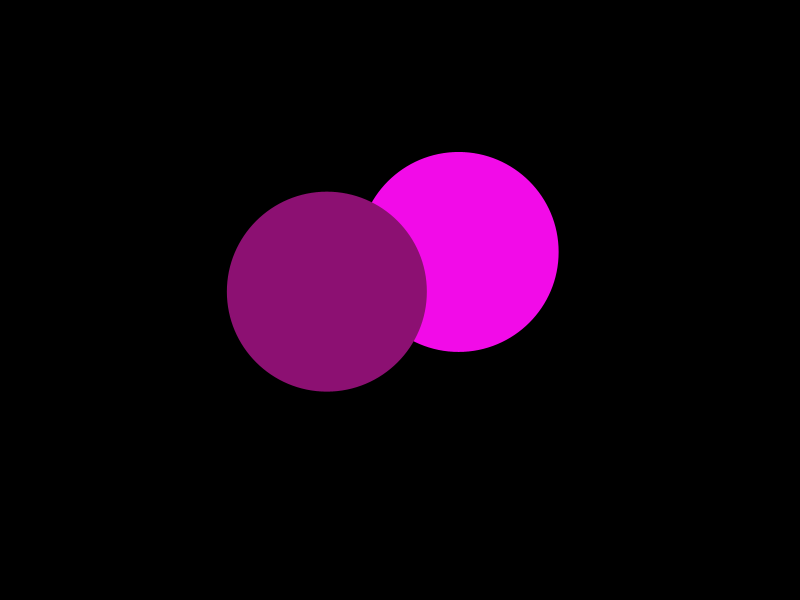
Frame 1 (no input)
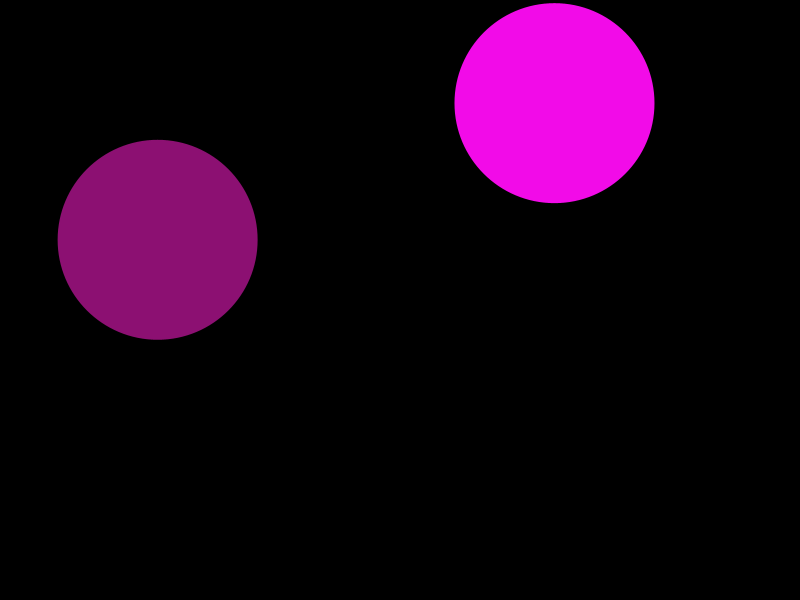
Frame 60 (the mouse pressed at the canvas centre just before this capture)
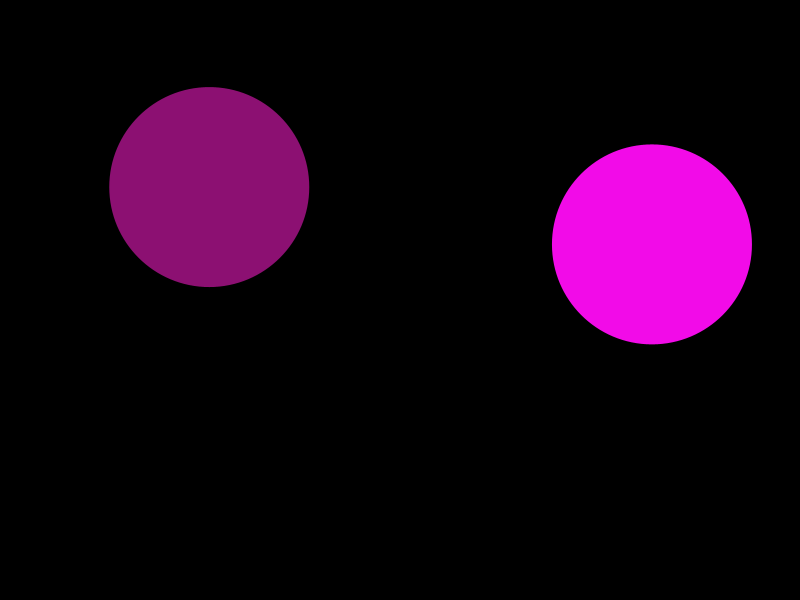
Frame 120 (the mouse held since frame 60 and released just before this capture)

The Processing sketch that drew these frames (run headless with seeded random() and noise(); from frame 60 on, the mouse is pressed at the canvas centre):

// Processing sketch: BouncyBallOOP
// ── BouncyBallOOP.pde
Ball b;
Ball c;
//declare a new ball called b

void setup() {
  size(800, 600);
  b = new Ball(10);      //initialize b as a new object of the Ball class
  c = new Ball(.5);      //initialize c as a new object of the Ball class
}

void draw() {
  background(0);
  b.display();         //call b's display() method
  c.display();         //call c's display() method
  b.move();            //b moves
  c.move();            //c moves
  b.bounce();          //b bounces off the walls
  c.bounce();          //c bounces off the walls
}
// ── Ball.pde
class Ball {
  //declaring all information (fields) contained within the Ball class
  PVector loc, vel;
  int diam;
  color c;
  float speed;

  //this is a constructor. you can have more than one constructor for a given class
  Ball() {
    diam = 200;
    loc = new PVector(random(diam, width-diam), random(diam, height-diam));
    c = color(random(255), random(50), random(100, 255));
    vel = PVector.random2D();
    println("I just initialized a new object of the Ball class!");
    speed = 10;
  }
  Ball(float tSpeed) {
    diam = 200;
    loc = new PVector(random(diam, width-diam), random(diam, height-diam));
    c = color(random(255), random(50), random(100, 255));
    vel = PVector.random2D();
    println("I just initialized a new object of the Ball class!");
    speed = tSpeed;
  }

  //after declaring fields and setting up constructors, you can define your methods
  void display() {
    fill(c);
    noStroke();
    ellipse(loc.x, loc.y, diam, diam);
  }
  void move() {
    loc.add(vel);
  }
  void bounce() {
    loc.x += vel.x;
    loc.y += vel.y;
    loc.add(vel);
    //bounce ball if it hits walls
    if (loc.x + diam/2 >= width) {
      vel.x = -abs(vel.x);    //if the ball hits the right wall, assign x velocity the negative version of itself
    } else if (loc.x - diam/2 <= 0) {
      vel.x = abs(vel.x);     //if the ball hits the left wall, assign x velocity the positive version of itself
    }
    if (loc.y + diam/2 >= height) {
      vel.y = -abs(vel.y);
    } else if (loc.y - diam/2 <= 0) {
      vel.y = abs(vel.y);
    }
  }
}
